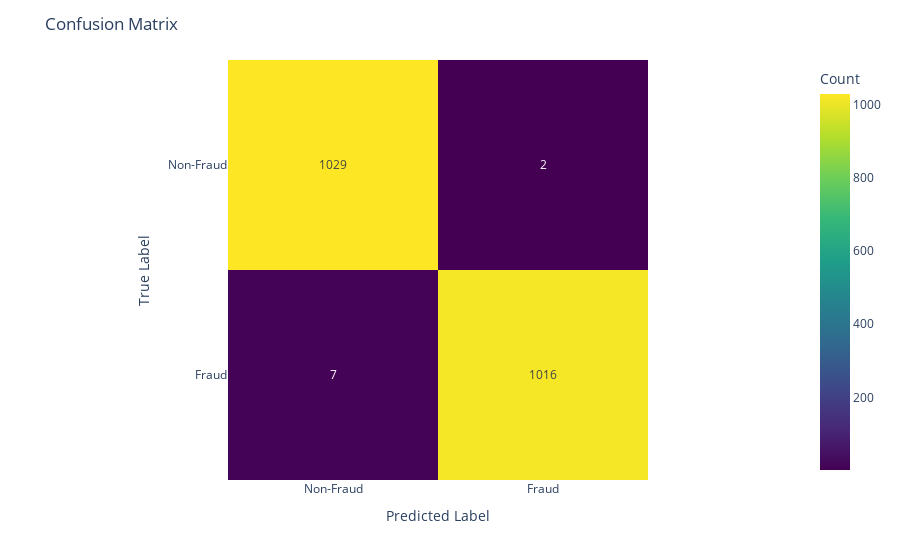

Notebook code for this chart:
### Code cell
true_labels = test['is_fraud'].values
predicted_labels = pred_CategoryEmbeddingModelConfig['prediction'].astype(int)  # Assuming 'prediction' contains the predicted class labels

# Compute additional metrics
precision = precision_score(true_labels, predicted_labels)
recall = recall_score(true_labels, predicted_labels)
f1 = f1_score(true_labels, predicted_labels)
roc_auc = roc_auc_score(true_labels, pred_CategoryEmbeddingModelConfig[['0.0_probability', '1.0_probability']].values[:, 1])  # Use probability for class 1
conf_matrix = confusion_matrix(true_labels, predicted_labels)
class_report = classification_report(true_labels, predicted_labels)

metrics_table = PrettyTable()
metrics_table.field_names = ["Metric", "Value"]
metrics_table.add_row(["Precision", precision])
metrics_table.add_row(["Recall", recall])
metrics_table.add_row(["F1 Score", f1])
metrics_table.add_row(["ROC AUC Score", roc_auc])
print("Additional Evaluation Metrics:")
print(metrics_table)

# Print confusion matrix
conf_matrix_table = PrettyTable()
conf_matrix_table.field_names = ["", "Predicted Non-Fraud", "Predicted Fraud"]
conf_matrix_table.add_row(["Actual Non-Fraud", conf_matrix[0][0], conf_matrix[0][1]])
conf_matrix_table.add_row(["Actual Fraud", conf_matrix[1][0], conf_matrix[1][1]])
print("Confusion Matrix:")
print(conf_matrix_table)

# Print classification report
print("Classification Report:")
print(class_report)

import plotly.express as px
fig=px.imshow(conf_matrix,
             labels=dict(x="Predicted Label",y="True Label"))
fig=px.imshow(conf_matrix,labels=dict(x="Predicted Label", y="True Label", color="Count"),
      x=["Non-Fraud","Fraud"],
        y=["Non-Fraud","Fraud"],
       text_auto=True,
       color_continuous_scale='Viridis'
      )
fig.update_layout(title='Confusion Matrix')
fig.show()

### Figure 1 — Plotly figure (JSON) as saved in the notebook; plotly's stock layout.template omitted (floating-point values rounded to 4 significant figures)
{"data": [{"coloraxis": "coloraxis", "hovertemplate": "Predicted Label: %{x}<br>True Label: %{y}<br>Count: %{z}<extra></extra>", "name": "0", "texttemplate": "%{z}", "type": "heatmap", "x": ["Non-Fraud", "Fraud"], "xaxis": "x", "y": ["Non-Fraud", "Fraud"], "yaxis": "y", "z": [[1029, 2], [7, 1016]]}], "layout": {"coloraxis": {"colorbar": {"title": {"text": "Count"}}, "colorscale": [[0, "#440154"], [0.1111, "#482878"], [0.2222, "#3e4989"], [0.3333, "#31688e"], [0.4444, "#26828e"], [0.5556, "#1f9e89"], [0.6667, "#35b779"], [0.7778, "#6ece58"], [0.8889, "#b5de2b"], [1, "#fde725"]]}, "margin": {"t": 60}, "title": {"text": "Confusion Matrix"}, "xaxis": {"anchor": "y", "constrain": "domain", "domain": [0, 1], "scaleanchor": "y", "title": {"text": "Predicted Label"}}, "yaxis": {"anchor": "x", "autorange": "reversed", "constrain": "domain", "domain": [0, 1], "title": {"text": "True Label"}}}}
